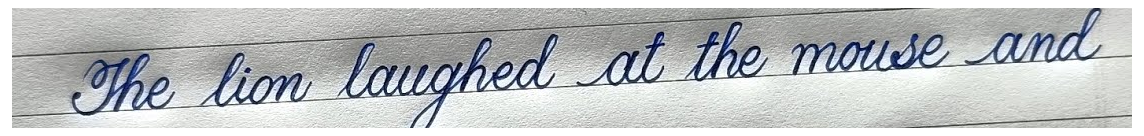
#> input picture htr_training/samples/english_line_001.png, 1144 x 136 px
$ python 43_prepare_real_line.py --image ../../../../samples/english_line_001.png
#> lines starting #> are read from the running program, lines starting #| are printed output that depends on the picture; after the words box and inside, x2 and y2 are one past the last pixel; in counts of white or black regions, pixels touching at a corner belong together
from __future__ import annotations

import argparse
from pathlib import Path

import cv2
import numpy as np


def tight_crop(
    image: np.ndarray,
    mask: np.ndarray,
    padding: int = 12,
) -> np.ndarray:
    points = cv2.findNonZero(mask)

    if points is None:
        return image

    x, y, width, height = cv2.boundingRect(points)

    x1 = max(0, x - padding)
    y1 = max(0, y - padding)
    x2 = min(image.shape[1], x + width + padding)
    y2 = min(image.shape[0], y + height + padding)

    return image[y1:y2, x1:x2]


def main() -> None:
    parser = argparse.ArgumentParser()
    parser.add_argument("--image", required=True)
    parser.add_argument(
        "--output-dir",
        default="samples/preprocessed",
    )
    args = parser.parse_args()

    source = Path(args.image)
    output_dir = Path(args.output_dir)
    output_dir.mkdir(parents=True, exist_ok=True)

    image = cv2.imread(str(source))
#> image is the input picture: shape (136, 1144, 3); mean B, G, R 195.3, 193.9, 190.8

    if image is None:
        raise FileNotFoundError(source)

    # Variant 1: grayscale with local contrast enhancement.
    gray = cv2.cvtColor(
        image,
        cv2.COLOR_BGR2GRAY,
    )

    clahe = cv2.createCLAHE(
        clipLimit=2.0,
        tileGridSize=(8, 8),
    )

    gray_contrast = clahe.apply(gray)
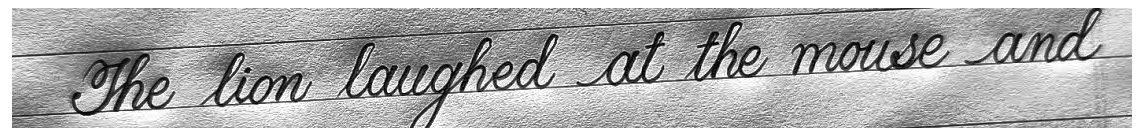
#> gray_contrast: shape (136, 1144); min 1, max 255, mean 175.1

    cv2.imwrite(
        str(output_dir / "line_gray_contrast.png"),
        gray_contrast,
    )

    # Variant 2: isolate blue handwriting and suppress gray rules.
    blue, green, red = cv2.split(
        image.astype(np.float32)
    )

    blue_strength = (
        blue - ((red + green) / 2.0)
    )
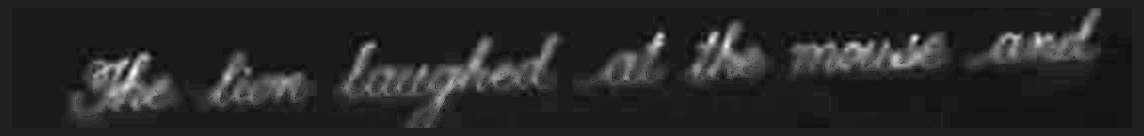
#> blue_strength: shape (136, 1144) float32; min -12, max 84.5, mean 3; drawn with min black and max white

    ink_strength = np.clip(
        (blue_strength - 5.0) * 6.0,
        0,
        255,
    )

    blue_ink = (
        255 - ink_strength
    ).astype(np.uint8)
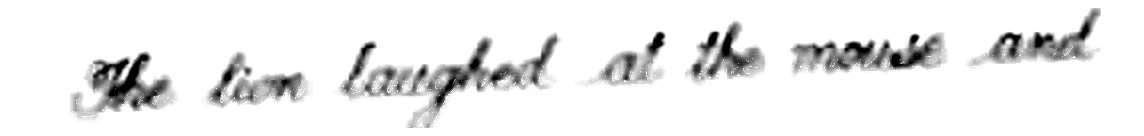
#> blue_ink: shape (136, 1144); min 0, max 255, mean 236

    cv2.imwrite(
        str(output_dir / "line_blue_ink.png"),
        blue_ink,
    )

    # Variant 3: tighter blue-ink crop.
    ink_mask = (
        blue_strength > 10
    ).astype(np.uint8) * 255
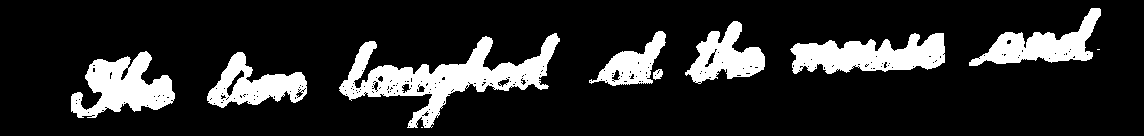
#> ink_mask: shape (136, 1144); 15.9% white; 10 white regions (2 under 20 px), largest, box (x1, y1, x2, y2) and area: (339, 33, 560, 128) 6704, (790, 33, 945, 74) 4077, (71, 51, 175, 118) 3793

    kernel = cv2.getStructuringElement(
        cv2.MORPH_ELLIPSE,
        (3, 3),
    )

    ink_mask = cv2.morphologyEx(
        ink_mask,
        cv2.MORPH_CLOSE,
        kernel,
    )
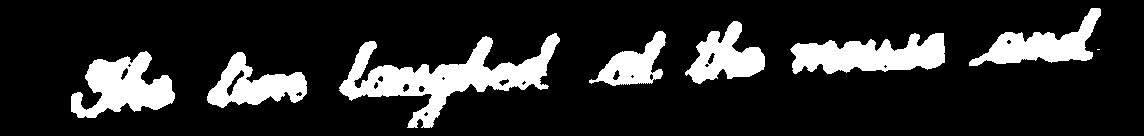
#> ink_mask: shape (136, 1144); 16.2% white; 8 white regions (1 under 20 px), largest, box (x1, y1, x2, y2) and area: (339, 33, 560, 128) 6933, (790, 33, 945, 74) 4148, (71, 51, 175, 118) 3860

    tight_blue = tight_crop(
        blue_ink,
        ink_mask,
        padding=10,
    )
#> in tight_crop, `points = cv2.findNonZero(mask)`: points = contour of 25270 points, box (x1, y1, x2, y2) (71, 8, 1101, 128), area 22302
#> in tight_crop, `x, y, width, height = cv2.boundingRect(points)`: x = 71; y = 8; width = 1030; height = 120
#> in tight_crop, `x1 = max(0, x - padding)`: x1 = 61
#> in tight_crop, `y1 = max(0, y - padding)`: y1 = 0
#> in tight_crop, `x2 = min(image.shape[1], x + width + padding)`: x2 = 1111
#> in tight_crop, `y2 = min(image.shape[0], y + height + padding)`: y2 = 136
#> in tight_crop, `return image[y1:y2, x1:x2]`:
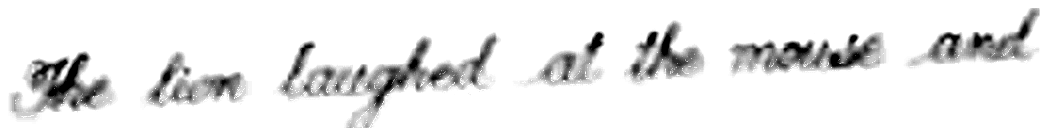
#> returned value: shape (136, 1050); min 0, max 255, mean 234.4

    tight_blue = cv2.copyMakeBorder(
        tight_blue,
        8,
        8,
        12,
        12,
        cv2.BORDER_CONSTANT,
        value=255,
    )
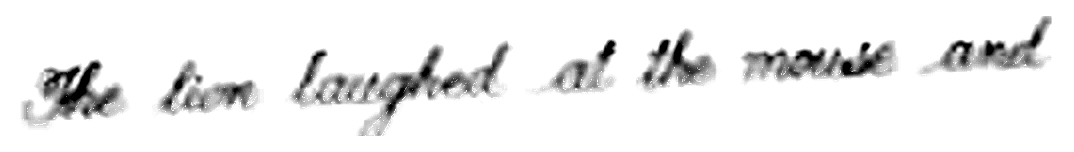
#> tight_blue: shape (152, 1074); min 0, max 255, mean 236.9

    cv2.imwrite(
        str(output_dir / "line_blue_ink_tight.png"),
        tight_blue,
    )

    print("Created:")
    for path in sorted(output_dir.glob("*.png")):
        print(path)


if __name__ == "__main__":
    main()
